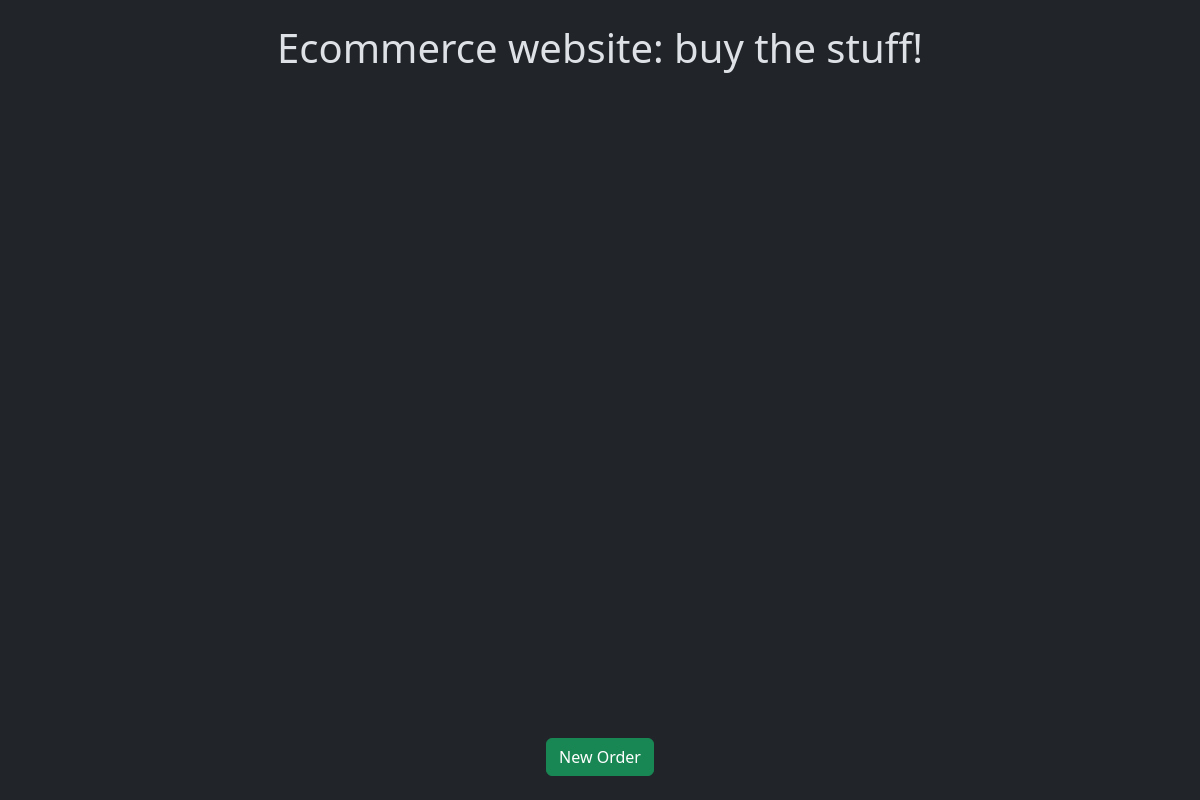
/orders/, run on an earlier commit of the app's database.
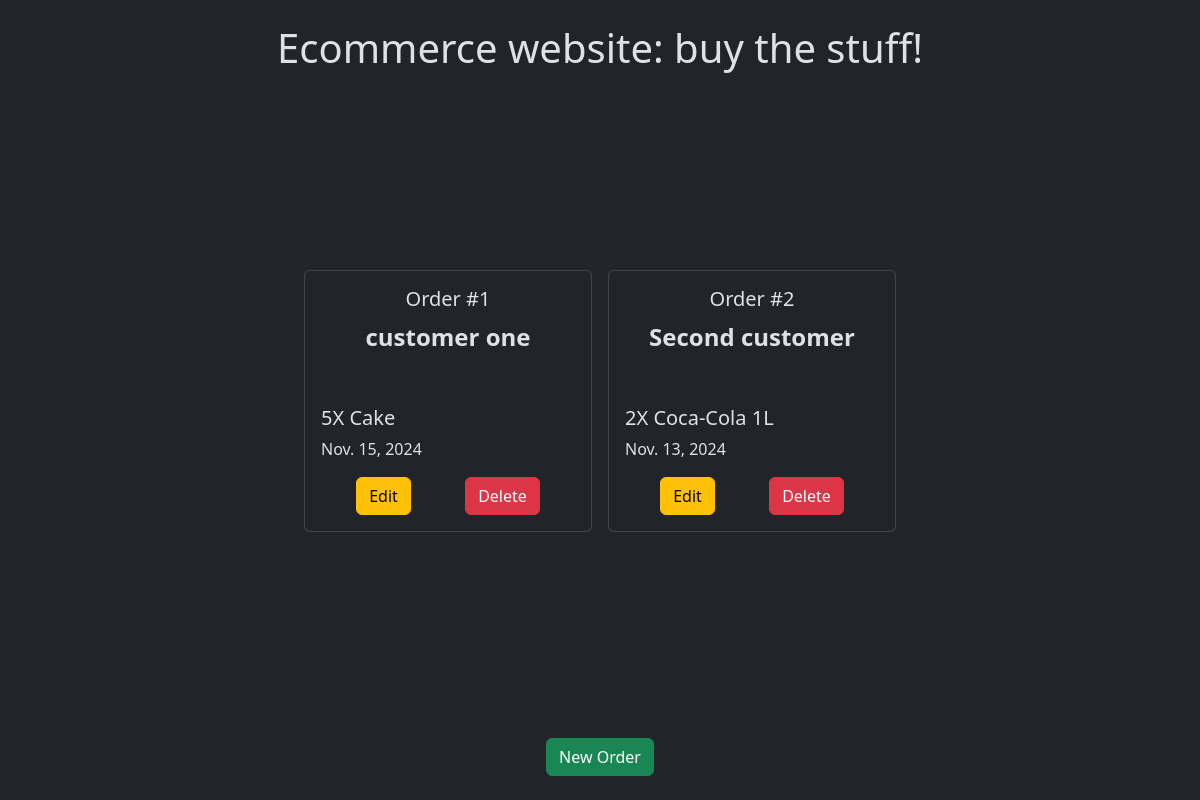
And on a later commit of the database.
### ecommerce/models.py (models this page shows)
class Order(models.Model):
    customer_name = models.CharField(max_length=100)
    product_name = models.CharField(max_length=100)
    quantity = models.IntegerField()
    order_date = models.DateField(default=timezone.now)
    class Meta:
        ordering = ['-order_date']
        verbose_name_plural = 'Orders'
    def __str__(self):
        return f"{self.customer_name.title()} ordered {self.quantity}X {self.product_name} on {self.order_date}"

### ecommerce/views.py (the view)
# urls.py: path('orders/', views.order_list, name='order_list'), # URL to list tasks
def order_list(request):
    orders = Order.objects.all()
    context = {'orders': orders}
    return render(request, 'ecommerce/order_list.html', context)

### ecommerce/templates/ecommerce/order_list.html (shortened to what this page needs)
{% extends 'ecommerce/base.html' %}
{% block content %}
<div class="d-flex gap-3">
    {% for order in orders %}
    <div class="card text-center mb-3" style="width: 18rem;">
        <div class="card-body">
            <h5 class="card-title">Order #{{ order.id }}</h5>
            <p class="card-text text-center fw-bold mb-5 fs-4">{{ order.customer_name }}</p>
            <p class="card-text text-start mb-1 fs-5">{{ order.quantity }}X {{ order.product_name }}</p>
            <p class="card-text text-start fs-6">{{ order.order_date }}</p>
            <div class="container d-flex justify-content-around gap-2">
                <form action="{% url 'ecommerce:order_edit' order_id=order.id %}" method="GET">
                    <button type="submit" class="btn btn-warning">Edit</button>
                </form>
                <form action="{% url 'ecommerce:order_delete' order_id=order.id %}" method="POST">
                    <button type="submit" class="btn btn-danger">Delete</button>
                </form>
            </div>
        </div>
    </div>
    {% endfor %}
</div>
{% endblock content %}

What changed in the data, as far as the page shows it:
added Order: id "1", customer_name "customer one", quantity "5", product_name "Cake", order_date "Nov. 15, 2024"
added Order: id "2", customer_name "Second customer", quantity "2", product_name "Coca-Cola 1L", order_date "Nov. 13, 2024"
